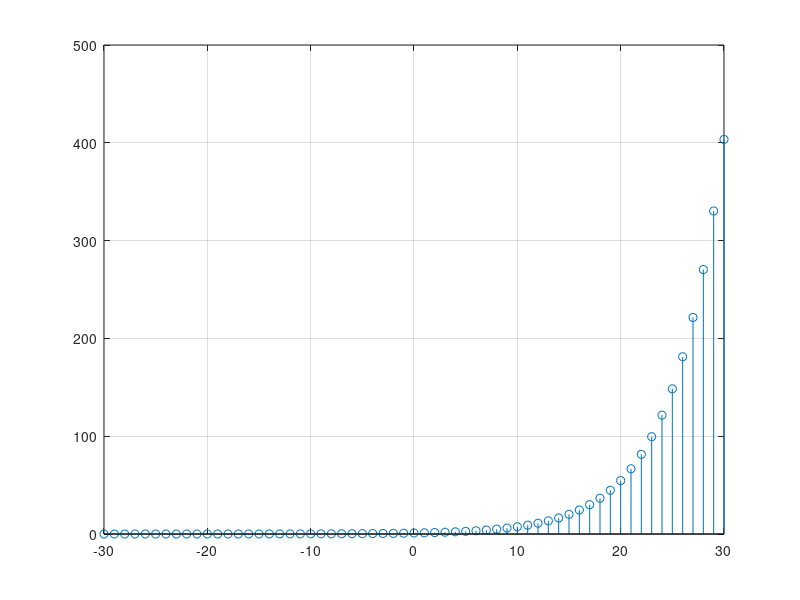
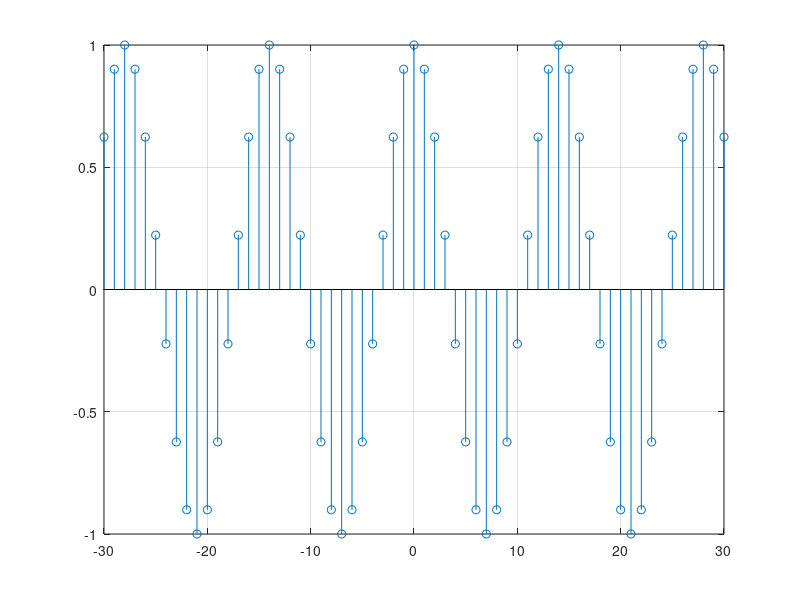
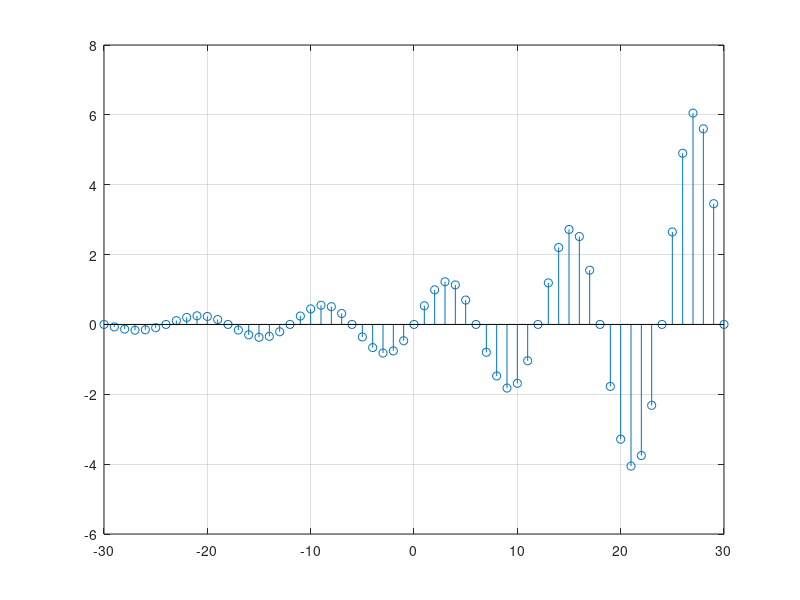
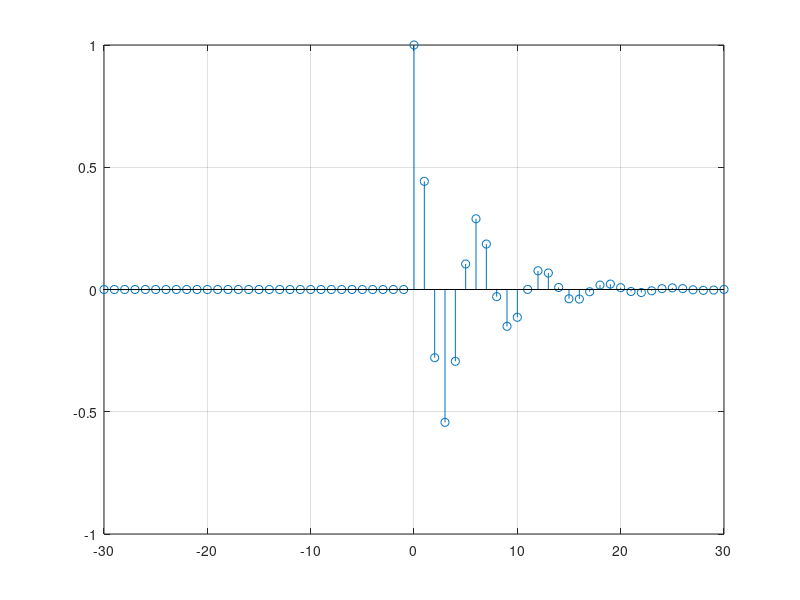

Write the MATLAB code that produced these figures, in order. (Note: this script raises an error after producing the figures.)
%% Introductory Digital Signal Processing, 2nd Edition, Paul A.Lynn. 
% example 1.2
close all;
clear all;
%% 
func1 = @(n)(exp(0.2*n));
func2 = @(n) (cos(pi*n/7));
func3 = @(n) (exp(n/15).*sin(pi*n/6));
unit_func = @(n) (n>=0);
func4 = @(n) (exp(-n/5).*cos(n).*unit_func(n));

%%
idx = -30:1:30;
figure()
stem(idx, func1(idx)); grid on;
figure()
stem(idx, func2(idx)); grid on;
figure()
stem(idx, func3(idx)); grid on;
figure()
stem(idx, func4(idx)); grid on;
autoArrangeFigures()


